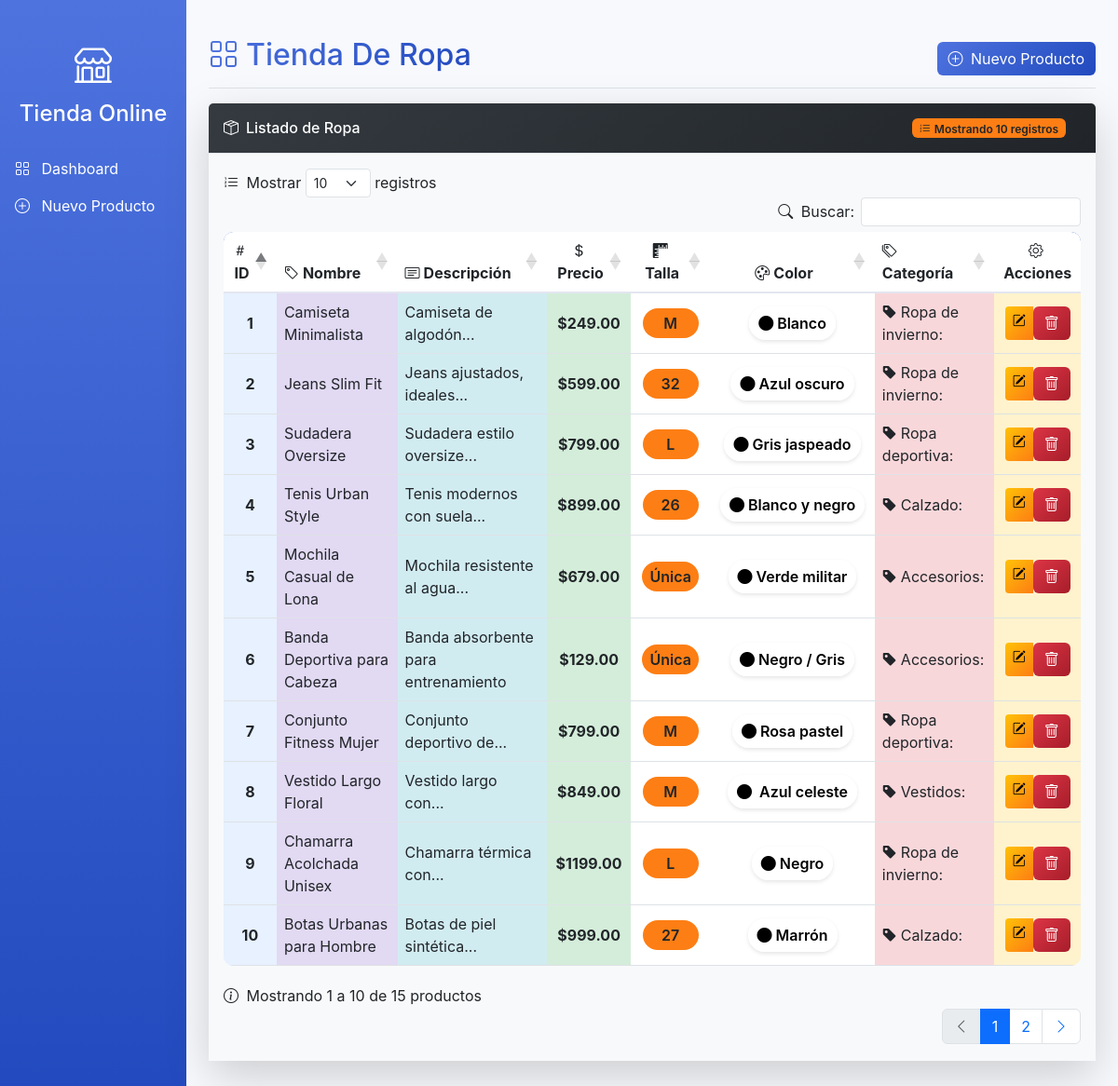
Before: / with the older database file.
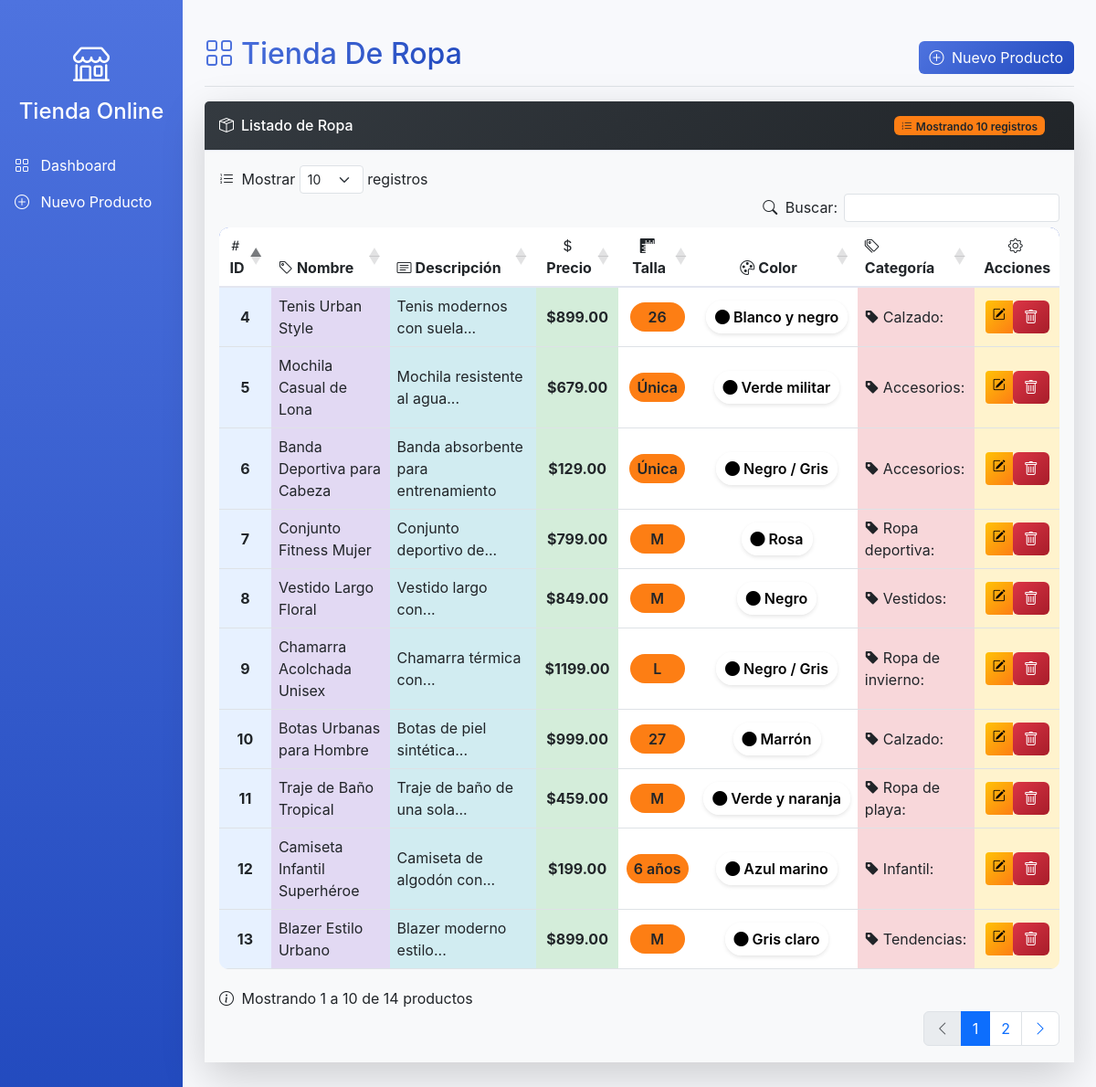
After: the same page with the newer database file.
### app.py (models this page shows, shortened)
class Producto(db.Model):
    id = db.Column(db.Integer, primary_key=True)
    nombre = db.Column(db.String(100), nullable=False)
    descripcion = db.Column(db.Text)
    precio = db.Column(db.Float, nullable=False)
    talla = db.Column(db.String(20))
    color = db.Column(db.String(50))
    categoria_id = db.Column(db.Integer, db.ForeignKey('categoria.id'), nullable=False)

class Categoria(db.Model):
    id = db.Column(db.Integer, primary_key=True)
    nombre = db.Column(db.String(100), nullable=False)
    productos = db.relationship('Producto', backref='categoria', lazy=True)

### app.py (the view)
@app.route('/')
def index():
    productos = Producto.query.join(Categoria).add_columns(
        Producto.id,
        Producto.nombre,
        Producto.descripcion,
        Producto.precio,
        Producto.talla,
        Producto.color,
        Categoria.nombre.label('categoria_nombre')
    ).all()
    return render_template('index.html', productos=productos)

### templates/index.html (shortened to what this page needs)
{% extends 'base.html' %}
{% block content %}
<div class="d-flex justify-content-between flex-wrap flex-md-nowrap align-items-center pt-3 pb-2 mb-3 border-bottom">
    <h1 class="h2 text-gradient"><i class="bi bi-grid me-2"></i>Tienda De Ropa</h1>
    <div class="btn-toolbar mb-2 mb-md-0">
        <a href="{{ url_for('create_producto') }}" class="btn btn-primary-gradient">
            <i class="bi bi-plus-circle me-1"></i> Nuevo Producto
        </a>
    </div>
</div>
<div class="card shadow-lg mb-4 border-0">
    <div class="card-header py-3 d-flex justify-content-between align-items-center bg-gradient-dark">
        <h6 class="m-0 font-weight-bold text-white">
            <i class="bi bi-box-seam me-2"></i>Listado de Ropa
        </h6>
        <div class="d-flex align-items-center">
            <span class="badge bg-orange text-dark me-3">
                <i class="bi bi-list-ol me-1"></i>Mostrando 10 registros
            </span>
        </div>
    </div>
    <div class="card-body bg-soft-white">
        <div class="table-responsive">
            <table id="productosTable" class="table table-hover table-bordered-rounded" style="width:100%">
                <thead class="bg-gradient-primary text-white">
                    <tr>
                        <th class="text-center"><i class="bi bi-hash me-1"></i>ID</th>
                        <th><i class="bi bi-tag me-1"></i>Nombre</th>
                        <th><i class="bi bi-card-text me-1"></i>Descripción</th>
                        <th class="text-center"><i class="bi bi-currency-dollar me-1"></i>Precio</th>
                        <th class="text-center"><i class="bi bi-rulers me-1"></i>Talla</th>
                        <th class="text-center"><i class="bi bi-palette me-1"></i>Color</th>
                        <th><i class="bi bi-tags me-1"></i>Categoría</th>
                        <th class="text-center"><i class="bi bi-gear me-1"></i>Acciones</th>
                    </tr>
                </thead>
                <tbody>
                    {% for producto in productos %}
                    <tr class="align-middle">
                        <td class="text-center bg-soft-blue text-dark fw-bold">{{ producto.id }}</td>
                        <td class="bg-soft-purple">
                            <span class="text-dark">{{ producto.nombre }}</span>
                        </td>
                        <td class="bg-soft-cyan">
                            <span class="text-dark">{{ producto.descripcion|truncate(30) }}</span>
                        </td>
                        <td class="text-center bg-soft-green text-dark fw-bold">
                            ${{ "%.2f"|format(producto.precio) }}
                        </td>
                        <td class="text-center">
                            <span class="badge bg-orange text-dark p-2 fs-6 rounded-pill">
                                {{ producto.talla if producto.talla else 'N/A' }}
                            </span>
                        </td>
                        <td class="text-center">
                            <span class="badge p-2 fs-6 rounded-pill"
                                  style="background-color: {% if producto.color %}{{ producto.color }}{% else %}#e9ecef{% endif %};
                                         color: black;
                                         border: 2px solid white;
                                         box-shadow: 0 2px 4px rgba(0,0,0,0.1);">
                                <i class="bi bi-circle-fill me-1"></i>{{ producto.color if producto.color else 'N/A' }}
                            </span>
                        </td>
                        <td class="bg-soft-pink">
                            <span class="text-dark">
                                <i class="bi bi-tag-fill me-1"></i>{{ producto.categoria_nombre }}
                            </span>
                        </td>
                        <td class="text-center bg-soft-yellow">
                            <div class="btn-group btn-group-sm" role="group">
                                <a href="{{ url_for('update_producto', id=producto.id) }}" class="btn btn-warning-gradient">
                                    <i class="bi bi-pencil-square"></i>
                                </a>
                                <form method="POST" action="{{ url_for('delete_producto', id=producto.id) }}" class="d-inline">
                                    <button type="submit" class="btn btn-danger-gradient" onclick="return confirm('¿Estás seguro de eliminar este producto?')">
                                        <i class="bi bi-trash"></i>
                                    </button>
                                </form>
                            </div>
                        </td>
                    </tr>
                    {% endfor %}
                </tbody>
            </table>
        </div>
    </div>
</div>
{% endblock %}

### templates/base.html (shortened to what this page needs)
<!DOCTYPE html>
<html lang="es">
<head>
    <link href="https://cdn.jsdelivr.net/npm/bootstrap@5.3.0/dist/css/bootstrap.min.css" rel="stylesheet">
    <link rel="stylesheet" href="https://cdn.jsdelivr.net/npm/bootstrap-icons@1.10.0/font/bootstrap-icons.css">
    <link rel="stylesheet" href="https://cdn.datatables.net/1.13.6/css/dataTables.bootstrap5.min.css">
    <link rel="stylesheet" href="https://cdn.datatables.net/buttons/2.4.1/css/buttons.bootstrap5.min.css">
</head>
<body>
    <div class="container-fluid">
        <div class="row">
            <div class="col-md-3 col-lg-2 d-md-block sidebar collapse bg-primary text-white p-0">
                <div class="position-sticky pt-3">
                    <div class="text-center my-4">
                        <i class="bi bi-shop" style="font-size: 2.5rem;"></i>
                        <h4 class="mt-2">Tienda Online</h4>
                    </div>
                    <ul class="nav flex-column">
                        <li class="nav-item">
                            <a class="nav-link text-white active" href="{{ url_for('index') }}">
                                <i class="bi bi-grid me-2"></i> Dashboard
                            </a>
                        </li>
                        <li class="nav-item">
                            <a class="nav-link text-white" href="{{ url_for('create_producto') }}">
                                <i class="bi bi-plus-circle me-2"></i> Nuevo Producto
                            </a>
                        </li>
                    </ul>
                </div>
            </div>
            <main class="col-md-9 ms-sm-auto col-lg-10 px-md-4 py-4">
                {% block content %}{% endblock %}
            </main>
        </div>
    </div>
</body>
</html>

### templates/base.html (style rules this page uses)
:root { --primary-color: #4e73df; --secondary-color: #858796; --success-color: #1cc88a; --info-color: #36b9cc; --warning-color: #f6c23e; --danger-color: #e74a3b; --light-color: #f8f9fc; --dark-color: #5a5c69; }
body { background-color: #f8f9fc; font-family: 'Nunito', -apple-system, BlinkMacSystemFont, 'Segoe UI', Roboto, 'Helvetica Neue', Arial, sans-serif; }
.sidebar { background: linear-gradient(180deg, var(--primary-color) 0%, #224abe 100%); min-height: 100vh; }
.card { border: none; border-radius: 0.35rem; box-shadow: 0 0.15rem 1.75rem 0 rgba(58, 59, 69, 0.15); }
.card-header { background-color: #f8f9fc; border-bottom: 1px solid #e3e6f0; font-weight: 600; }
.table thead th { border-bottom: 2px solid #e3e6f0; }
.badge { font-weight: 500; padding: 0.35em 0.65em; }

### templates/index.html (style rules this page uses)
.bg-gradient-dark { background: linear-gradient(135deg, #343a40 0%, #212529 100%) !important; }
.bg-gradient-primary { background: linear-gradient(135deg, #4e73df 0%, #224abe 100%) !important; }
.bg-orange { background-color: #fd7e14 !important; }
.bg-soft-white { background-color: #f8f9fa !important; }
.bg-soft-blue { background-color: #e7f1ff !important; }
.bg-soft-purple { background-color: #e2d9f3 !important; }
.bg-soft-cyan { background-color: #d1ecf1 !important; }
.bg-soft-green { background-color: #d4edda !important; }
.bg-soft-pink { background-color: #f8d7da !important; }
.bg-soft-yellow { background-color: #fff3cd !important; }
.btn-primary-gradient { background: linear-gradient(135deg, #4e73df 0%, #224abe 100%); border: none; color: white; }
.btn-warning-gradient { background: linear-gradient(135deg, #ffc107 0%, #fd7e14 100%); border: none; color: black; }
.btn-danger-gradient { background: linear-gradient(135deg, #dc3545 0%, #a71d2a 100%); border: none; color: white; }
.text-gradient { background: linear-gradient(135deg, #4e73df 0%, #224abe 100%); -webkit-background-clip: text; background-clip: text; color: transparent; }
.table-bordered-rounded { border-radius: 10px; overflow: hidden; }
.table-bordered-rounded thead th:first-child { border-top-left-radius: 10px; }
.table-bordered-rounded thead th:last-child { border-top-right-radius: 10px; }
.badge { font-weight: 600; min-width: 60px; transition: all 0.3s ease; }

Changed rows visible on the page:
removed Producto: id "1", nombre "Camiseta Minimalista", descripcion "Camiseta de algodón...", precio "249.00", talla "M", color "Blanco", categoria_nombre "Ropa de invierno:"
removed Producto: id "2", nombre "Jeans Slim Fit", descripcion "Jeans ajustados, ideales...", precio "599.00", talla "32", color "Azul oscuro", categoria_nombre "Ropa de invierno:"
removed Producto: id "3", nombre "Sudadera Oversize", descripcion "Sudadera estilo oversize...", precio "799.00", talla "L", color "Gris jaspeado", categoria_nombre "Ropa deportiva:"
changed Producto "Conjunto Fitness Mujer": color "Rosa pastel" → "Rosa"
changed Producto "Vestido Largo Floral": color "Azul celeste" → "Negro"
changed Producto "Chamarra Acolchada Unisex": color "Negro" → "Negro / Gris"
now on this page (row unchanged): Producto: id "11", nombre "Traje de Baño Tropical", descripcion "Traje de baño de una sola...", precio "459.00", talla "M", color "Verde y naranja", categoria_nombre "Ropa de playa:"
now on this page (row unchanged): Producto: id "12", nombre "Camiseta Infantil Superhéroe", descripcion "Camiseta de algodón con...", precio "199.00", talla "6 años", color "Azul marino", categoria_nombre "Infantil:"
now on this page (row unchanged): Producto: id "13", nombre "Blazer Estilo Urbano", descripcion "Blazer moderno estilo...", precio "899.00", talla "M", color "Gris claro", categoria_nombre "Tendencias:"
Other visible differences:
text written by a page script: "Mostrar registros Buscar: Mostrando 1 a 10 de 15 productos 1 2" → "Mostrar registros Buscar: Mostrando 1 a 10 de 14 productos 1 2"
